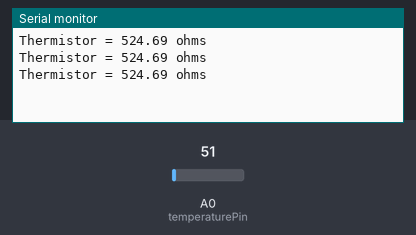
Bench run of a sketch on a simulated Arduino Uno, built with avr-gcc and run on an emulated ATmega328P. Shown: the last lines printed to the serial monitor. Inputs (shaded band) come from the test bench; at power-on: A0 (temperaturePin) = 51.

Above: at 1.3 s.
1.4 s: A0 (temperaturePin) set to 61
At 1.9 s:
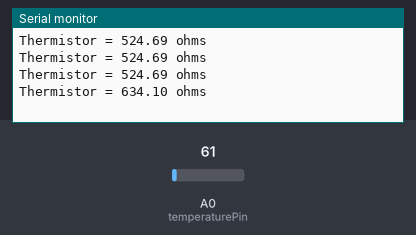
2.9 s: A0 (temperaturePin) set to 71
At 3.4 s:
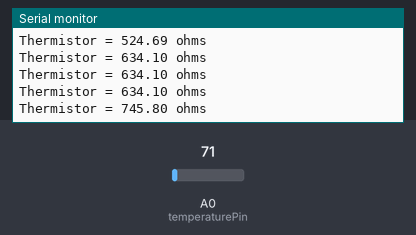
Timing chart, 0 to 5.9 s (numbered marks = the images above; inputs shaded):
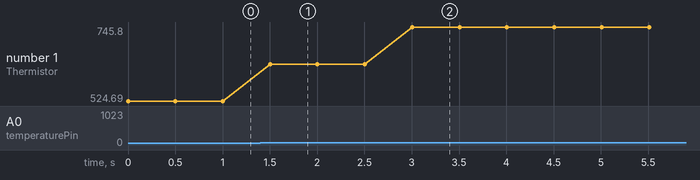

Measured:
- after the input at 1.4 s, the serial monitor: prints a new line after 0.10 s (image 1)
- after the input at 2.9 s, the serial monitor: prints a new line after 0.11 s (image 2)
- plotted number 1: 524.69 → 634.1 after the input at 1.4 s, 634.1 → 745.8 after the input at 2.9 s

The sketch:

Lesson2_ADCtoResistance.ino
```cpp
/*
 * Workshop: Automate and Enhance Your Research with Practical Electronics Using Arduino
 *
 * March 28, 2019 at Stanford University Libraries
 *
 * Natalie HN Low, PhD (nlow@stanford.edu) and Paul R Leary, PhD (pleary@nps.edu)
 *
 *
 *
 * Lesson 2 - Converting a digital reading from a thermistor to a physical sensor property (resistance)
 *
 * We read sensor inputs Analog to Digital Converter
 *
 *
 * Here, we will define a simple function, calculate_resistance(), to convert the digital input from the
 * ADC into the physical property (resistance) from the thermistor.
 *
 */

int temperaturePin = A0;


void setup() {

  // Initialize serial monitor at 9600 baud
  Serial.begin(9600);

}

void loop() {

  int temperature_analog = analogRead(temperaturePin);

   // We have seen that the above command does produce a number which responds to temperature.
   // However, its units are meaningless.
   // This number is simply a DIGITAL number which corresponds to the ANALOG voltage on our pin. (https://en.wikipedia.org/wiki/Analog-to-digital_converter)
   // The possible values of this number are dictated by the RESOLUTION (here, 10 bit) of our ADC
   // (The built-in 10-bit on the Arduino board gives a range of 2^10 = 1024 possible values)
   // And also by the VOLTAGE RANGE this resolution corresponds to (here, 0-5 V)

   // To convert this number to something physically useful, we do two calculations:
   // Firstly, we convert the digital number to the analog voltage on the pin, using the known ADC resolution and voltage range
   // See: https://learn.sparkfun.com/tutorials/analog-to-digital-conversion/relating-adc-value-to-voltage

   // Secondly, we use this voltage to calculate the resistance of the thermistor by applying Ohm's law to the voltage divider circuit
   // See: https://en.wikipedia.org/wiki/Voltage_divider
   // For our circuit, we have a fixed resistor (10K) as our R1 and the thermistor (a variable resistor) as R2


   float temperature_resistance_ohms = calculate_resistance(temperature_analog, 10000.0, 5.0);


  Serial.print("Thermistor = ");
  Serial.print(temperature_resistance_ohms);
  Serial.print(" ohms");
  Serial.println();

  delay(500);

}

// These are the functions used in the loop() block
// FUNCTION declaration has form: RETURN TYPE  function_name((TYPE) INPUT ARGUMENTS)

// This is a function to calculate thermistor resistance from the digital value
// produced by the Arduino's 10-bit ADC
float calculate_resistance(int temp_analog, float series_resistance_ohms, float V_in){

    //This function takes as INPUT ARGUMENTS the digital value from the ADC
    // As well as the resistance value of the fixed resistor R1, and the voltage across the entire voltage divider circuit

    // Here we calculate the ADC pin voltage from the digital value we have.

    float temp_voltage = 0.004887586*(float)temp_analog;

    // Now we calculate the resistance of the thermistor

    float temp_resistance = (series_resistance_ohms*temp_voltage)/(V_in-temp_voltage);

  return temp_resistance;


}
```
